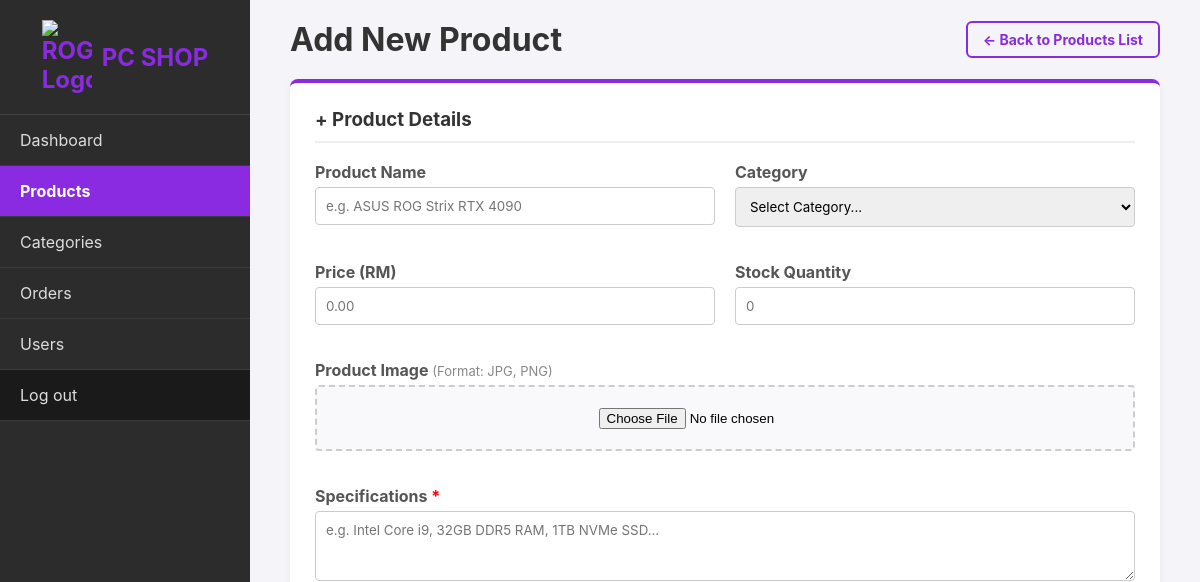
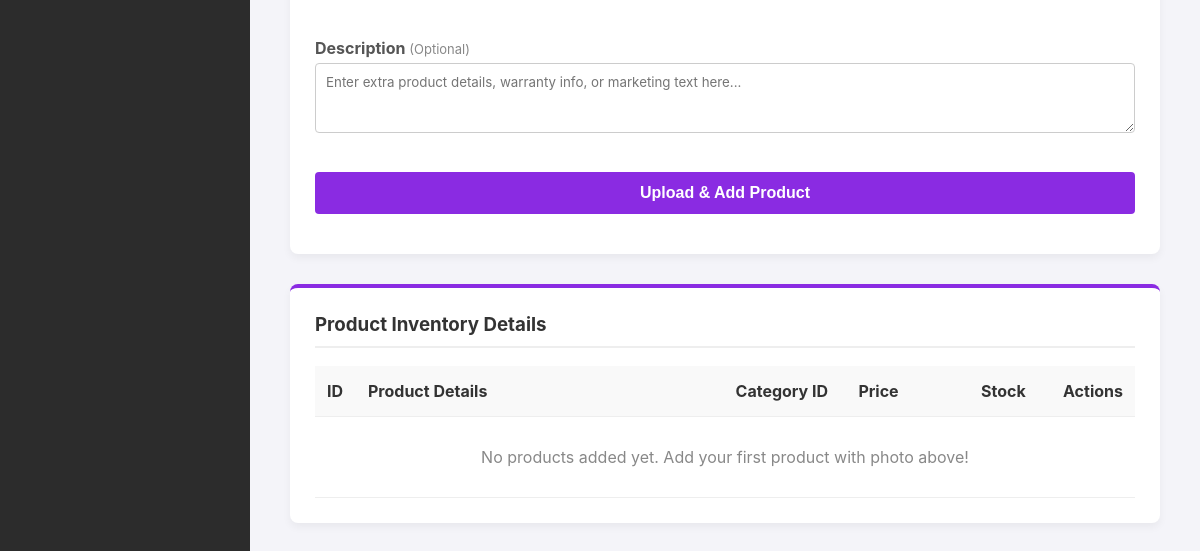
The page /add_product.php (signed in) on the database as committed earlier (2 pictures, top to bottom).
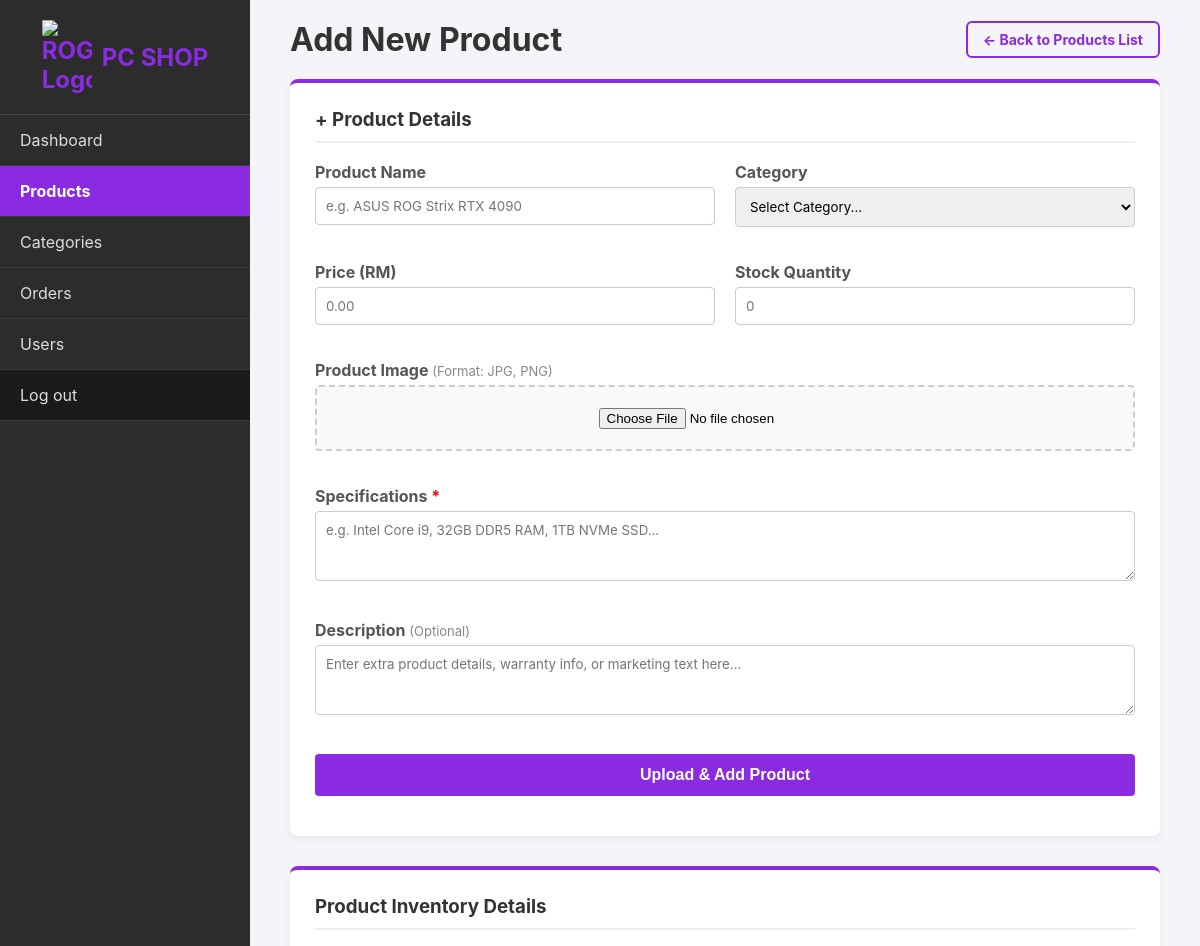
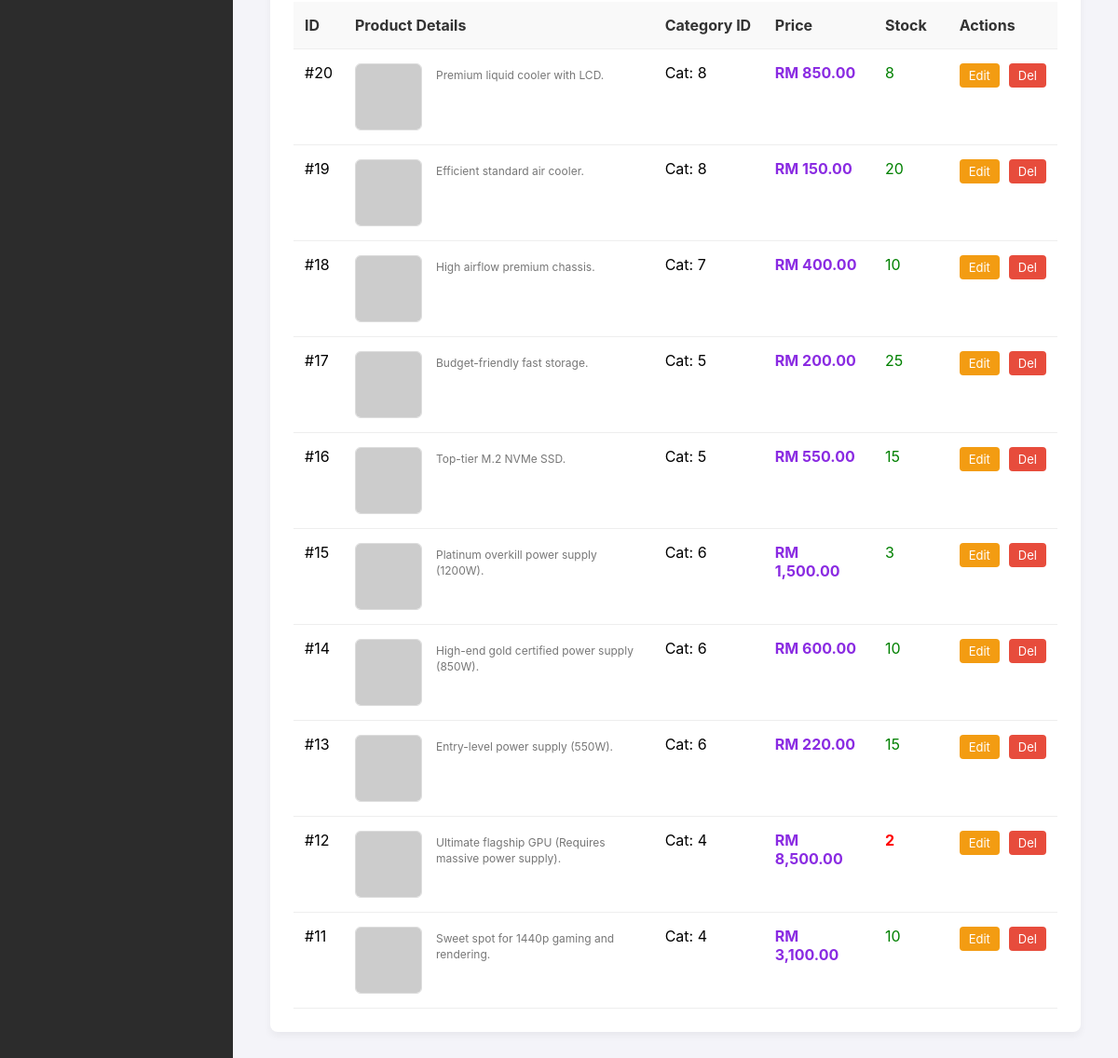
The same page on the database as committed later (2 pictures, top to bottom).
### tables this page shows
CREATE TABLE `products` (
  `product_id` int(11) NOT NULL AUTO_INCREMENT,
  `category_id` int(11) NOT NULL, 
  `product_name` varchar(100) NOT NULL,
  `description` text DEFAULT NULL,
  `price` decimal(10,2) NOT NULL, 
  `stock_quantity` int(11) NOT NULL DEFAULT 0,
  `image_url` varchar(255) DEFAULT NULL,
  `status` varchar(20) DEFAULT 'Available',
  `tdp_wattage` int(11) DEFAULT 0, 
  `is_package` tinyint(1) DEFAULT 0, 
  PRIMARY KEY (`product_id`),
  FOREIGN KEY (`category_id`) REFERENCES `categories`(`category_id`) ON DELETE CASCADE
);

### add_product.php (the view, shortened to what the changed rows need)
<?php
include 'db_connect.php';
?>
<!DOCTYPE html>
<html lang="en">
<head>
</head>
<body>
    <div class="sidebar">
        <h2>
            <img src="photo/Admin_dashboard_logo.jpg" alt="ROG Logo" class="sidebar-logo">
            <span>PC SHOP</span>
        </h2>
    </div>
    <div class="main-content">
        <div class="header-top">
            <h1>Add New Product</h1>
        </div>
        <div class="content-card">
            <table>
                <thead>
                    <tr>
                        <th width="5%">ID</th>
                        <th width="45%">Product Details</th> <th width="15%">Category ID</th>
                        <th width="15%">Price</th>
                        <th width="10%">Stock</th>
                        <th width="10%">Actions</th>
                    </tr>
                </thead>
                <tbody>
                    <?php
                    try {
                        $sql_products = "SELECT * FROM products ORDER BY product_id DESC LIMIT 10";
                        $res_products = mysqli_query($conn, $sql_products);
                        if ($res_products && mysqli_num_rows($res_products) > 0) {
                            while($row = mysqli_fetch_assoc($res_products)) {
                                echo "<tr>";
                                echo "<td>#" . (isset($row['product_id']) ? $row['product_id'] : '') . "</td>";
                                $img_src = !empty($row['image_url']) ? $row['image_url'] : 'https://via.placeholder.com/70x70?text=No+Image';
                                $desc_text = !empty($row['description']) ? $row['description'] : 'No description available for this product.';
                                echo "<td>
                                        <div class='product-info-cell'>
                                            <img src='{$img_src}' class='product-thumb' alt='Product Image'>
                                            <div>
                                                <h4 class='product-title'>" . htmlspecialchars($row['name']) . "</h4>
                                                <p class='product-desc'>" . htmlspecialchars($desc_text) . "</p>
                                            </div>
                                        </div>
                                      </td>";
                                echo "<td>Cat: " . (isset($row['category_id']) ? $row['category_id'] : 'N/A') . "</td>";
                                echo "<td><strong style='color:#8a2be2;'>RM " . (isset($row['price']) ? number_format($row['price'], 2) : '0.00') . "</strong></td>";
                                $stock = isset($row['stock_quantity']) ? $row['stock_quantity'] : 0;
                                $stock_color = ($stock <= 2) ? "color: red; font-weight: bold;" : "color: green;";
                                echo "<td style='{$stock_color}'>" . $stock . "</td>";
                                echo "<td>
                                        <div style='display:flex; gap:5px;'>
                                            <a href='#' class='btn-edit'>Edit</a>
                                            <a href='#' class='btn-delete'>Del</a>
                                        </div>
                                      </td>";
                                echo "</tr>";
                            }
                        } else {
                            echo "<tr><td colspan='6' style='text-align:center; padding: 30px; color:#888;'>No products added yet. Add your first product with photo above!</td></tr>";
                        }
                    } catch (Exception $e) {
                        echo "<tr><td colspan='6' style='color:red;'>Database Error: {$e->getMessage()}</td></tr>";
                    }
                    ?>
                </tbody>
            </table>
        </div>
    </div>
</body>
</html>

Rows that differ between the two databases and show on the page:
added products: product_id "20", description "Premium liquid cooler with LCD.", category "8", price "850.00", stock_quantity "8"
added products: product_id "19", description "Efficient standard air cooler.", category "8", price "150.00", stock_quantity "20"
added products: product_id "18", description "High airflow premium chassis.", category "7", price "400.00", stock_quantity "10"
added products: product_id "17", description "Budget-friendly fast storage.", category "5", price "200.00", stock_quantity "25"
added products: product_id "16", description "Top-tier M.2 NVMe SSD.", category "5", price "550.00", stock_quantity "15"
added products: product_id "15", description "Platinum overkill power supply (1200W).", category "6", price "1,500.00", stock_quantity "3"
added products: product_id "14", description "High-end gold certified power supply (850W).", category "6", price "600.00", stock_quantity "10"
added products: product_id "13", description "Entry-level power supply (550W).", category "6", price "220.00", stock_quantity "15"
added products: product_id "12", description "Ultimate flagship GPU (Requires massive power supply).", category "4", price "8,500.00", stock_quantity "2"
added products: product_id "11", description "Sweet spot for 1440p gaming and rendering.", category "4", price "3,100.00", stock_quantity "10"
Other text that changed with them:
text no longer shown: "No products added yet. Add your first product with photo above!"
